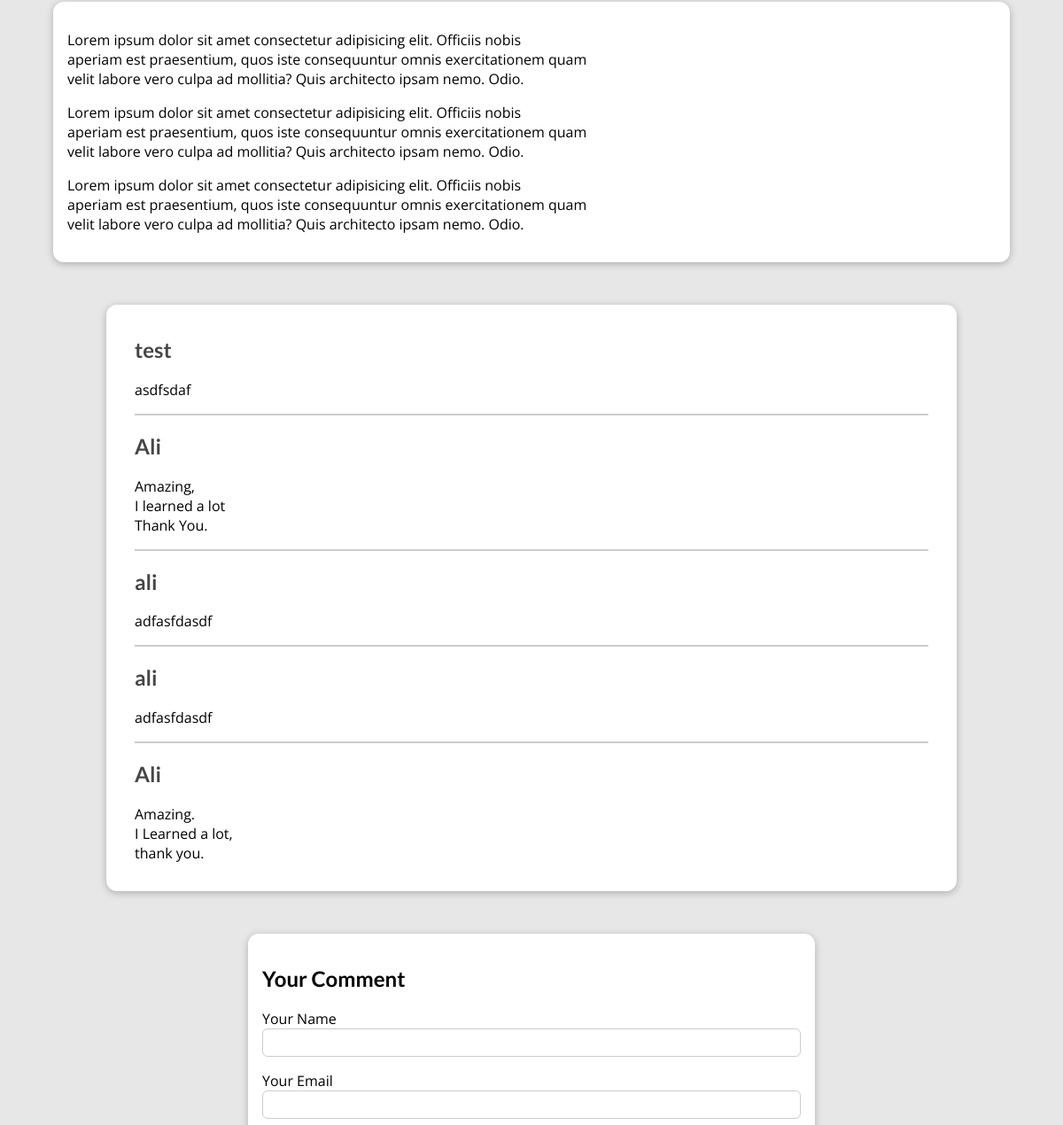
The page /posts/hike-in-the-mountains (middle part) on the database as committed earlier.
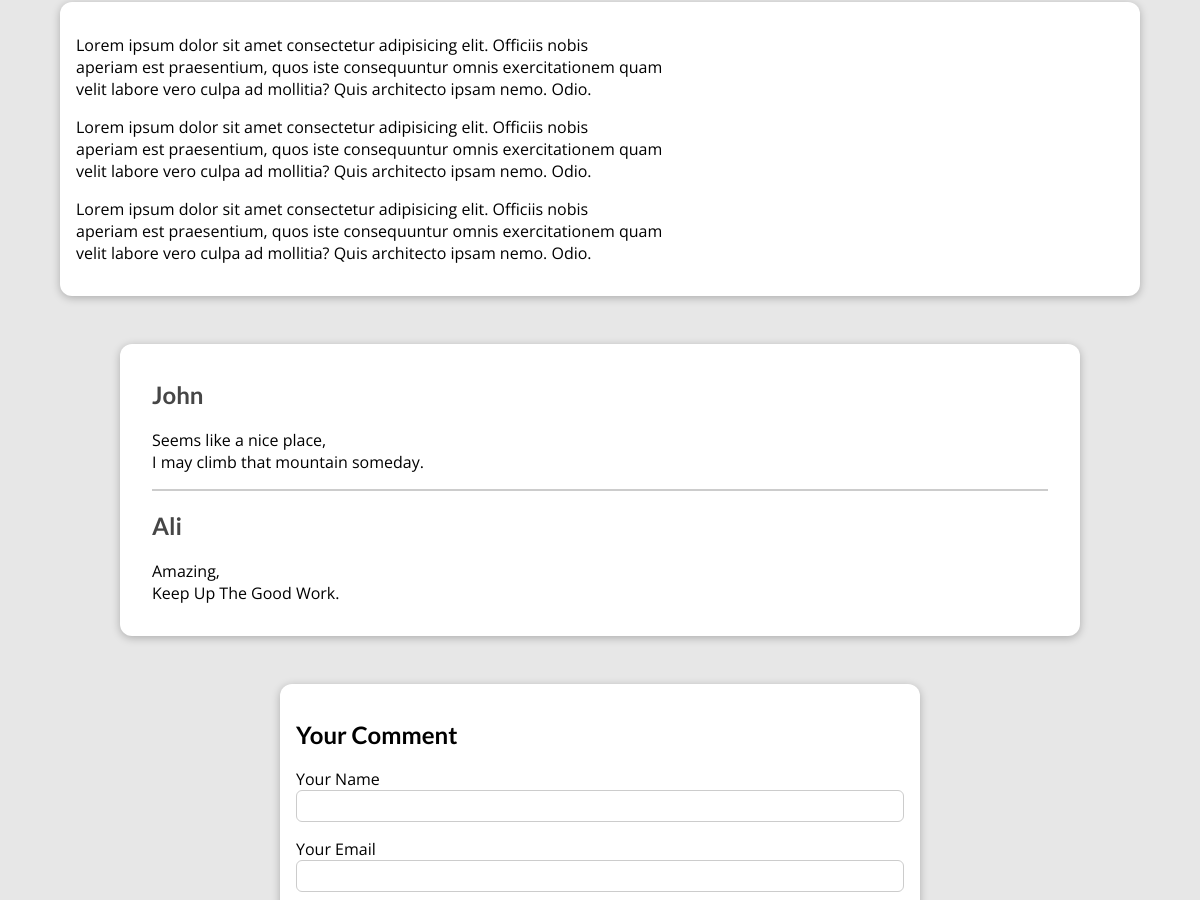
The same page on the database as committed later.
### blog/models.py (models this page shows, shortened)
class Post(models.Model):
    title = models.CharField(max_length = 50)
    excerpt = models.CharField(max_length= 200)
    image = models.ImageField(upload_to = 'posts', null = True)
    date = models.DateField(auto_now = True)
    slug = models.SlugField(unique=True) #db_index = True is here by default, we don't have to add it.(it is use to make quering the data more efficient)
    content = models.TextField(validators = [MinLengthValidator(10)])
    author = models.ForeignKey(Author, on_delete= models.SET_NULL, related_name = 'posts', null = True)
    tag = models.ManyToManyField(Tag)

class Comment(models.Model):
    username = models.CharField(max_length=120)
    email = models.EmailField()
    comment_content = models.TextField(max_length=400)
    post = models.ForeignKey(Post, on_delete=models.CASCADE, related_name='comments')

### blog/views.py (the view, shortened to what this page needs)
# urls.py: path('posts/<slug:slug>', views.PostDetailView.as_view(), name = 'post'),
class PostDetailView(View):
    def is_stored_post(self, request, post_id):
        stored_posts = request.session.get('stored_posts')
        if stored_posts is not None:
            is_saved_for_later = post_id in stored_posts
        else:
            is_saved_for_later = False
        return is_saved_for_later
    def get(self, request, slug):
        post = get_object_or_404(Post, slug = slug)
        context = {
            'one_post':post,
            'post_tags':post.tag.all(),
            'form':CommentForm(),
            'comments':post.comments.all().order_by('-id'),
            'saved_for_later':self.is_stored_post(request, post.id)
        }
        return render(request, 'blog/post-detail.html', context)

### blog/forms.py
class CommentForm(forms.ModelForm):
    class Meta:
        model = Comment
        exclude = ('post',)
        labels = {
            'username':'Your Name',
            'email': 'Your Email',
            'comment_content':'Your Comment'
        }

### blog/models.py (called while the page is built)
    def __str__(self):
        return f'{self.first_name} {self.last_name}'

### blog/templates/blog/post-detail.html (shortened to what this page needs)
{%extends 'base.html' %}
{% load static %}
{% block css %}
<link rel = 'stylesheet' href = '{% static 'blog/post-detail.css' %}'>
<link rel="stylesheet" media = "screen and (min-width:501px) and (max-width:768px)" href="{% static 'blog/tablet.css' %}">
<link rel="stylesheet" media = "screen and (max-width:500px)" href="{% static 'blog/smartphone.css' %}">
{% endblock %}
{% block content %}
    <main>
        {{ one_post.content|linebreaks }}
    </main>
    <section id = "comments">
        <ul>
            {% for comment in comments %}
                <li>
                    <h2>
                        {{ comment.username }}
                    </h2>
                    <p>
                        {{ comment.comment_content|linebreaks }}
                    </p>
                </li>
            {% endfor %}
        </ul>
    </section>
    <section id = "comment-form">
        <h2>Your Comment</h2>
        <form action="{% url 'post' one_post.slug %}" method = "post">
            {% for field in form %}
            <div class="form-control {% if field.errors %}invalid{% endif %}">
                {{ field.label }}
                {{ field }}
            </div>
            {% endfor %}
        </form>
    </section>
{% endblock %}

### templates/base.html (shortened to what this page needs)
{% load static %}
<!DOCTYPE html>
<html lang="en">
<head>
    <link rel="stylesheet" href="{% static 'app.css'%}">
    {% block css %}{% endblock %}
</head>
<body>
{% block content %}
{% endblock %}
</body>
</html>

### static/app.css (style rules this page uses)
* { box-sizing: border-box; }
html { font-family: 'Open Sans', 'Lato', sans-serif; }
body { margin: 0; }
h1, h2, h3 { font-family: 'Lato', sans-serif; font-weight: bold; }

### blog/static/blog/post-detail.css (style rules this page uses)
body { background-color: #e7e7e7; }
main { width: 90%; max-width: 90rem; margin: 3rem auto; background-color: white; padding: 1rem; border-radius: 12px; box-shadow: 0 2px 8px rgba(0, 0, 0, 0.25); }
#comment-form { margin: 3rem auto; width: 90%; max-width: 40rem; border-radius: 12px; background-color: white; box-shadow: 0 2px 8px rgba(0, 0, 0, 0.25); padding: 1rem; }
.form-control { margin-bottom: 1rem; }
.form-control input, .form-control textarea { display: block; width: 100%; font: inherit; padding: 0.25rem; border-radius: 6px; border: 1px solid #ccc; }
#comments { margin: 3rem auto; width: 90%; max-width: 60rem; border-radius: 12px; background-color: white; box-shadow: 0 2px 8px rgba(0, 0, 0, 0.25); padding: 1rem 2rem; }
#comments ul { list-style: none; margin: 0; padding: 0; }
#comments li { margin-bottom: 1rem; border-bottom: 2px solid #ccc; }
#comments li:last-of-type { border-bottom: none; }
#comments h2 { color: #464646; }

### blog/static/blog/smartphone.css (style rules this page uses)
body { display: flex; flex-direction: column; }
main { margin-top: 5rem; }

Rows that differ between the two databases and show on the page:
removed Comment: username "test", comment_content "asdfsdaf"
removed Comment: username "Ali", comment_content "Amazing, I learned a lot Thank You."
removed Comment: username "ali", comment_content "adfasfdasdf"
removed Comment: username "ali", comment_content "adfasfdasdf"
removed Comment: username "Ali", comment_content "Amazing. I Learned a lot, thank you."
added Comment: username "John", comment_content "Seems like a nice place, I may climb that mountain someday."
added Comment: username "Ali", comment_content "Amazing, Keep Up The Good Work."
